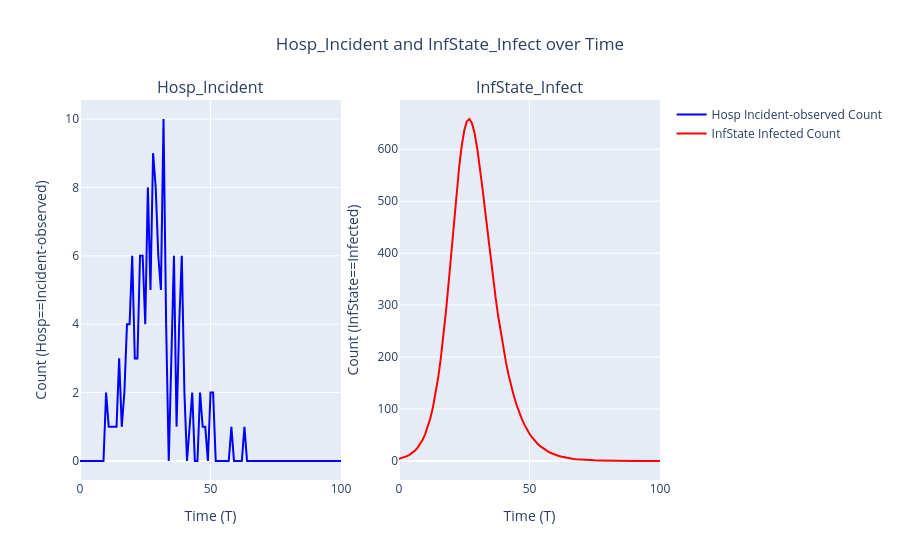

The cell this chart's notebook holds for it:
### Code cell
# Create a image with two separate plots (one for Hosp, one for I)
fig_hosp_infstate = make_subplots(
    rows=1, cols=2, 
    subplot_titles=("Hosp_Incident", "InfState_Infect"),
    shared_xaxes=True
)

# Add the trace for Hosp to the first subplot (left)
fig_hosp_infstate.add_trace(
    go.Scatter(x=hosp_inf['T'], y=hosp_inf['Hosp_Incident'], mode='lines', name='Hosp Incident-observed Count',
               line=dict(color='blue')),
    row=1, col=1
)

# Add the trace for InfState to the second subplot (right)
fig_hosp_infstate.add_trace(
    go.Scatter(x=hosp_inf['T'], y=hosp_inf['InfState_Infect'], mode='lines', name='InfState Infected Count',
               line=dict(color='red')),
    row=1, col=2
)

# Update layout for the entire figure
fig_hosp_infstate.update_layout(
    title={
        'text': "Hosp_Incident and InfState_Infect over Time",
        'x': 0.5,
        'xanchor': 'center'
    },
    xaxis_title="Time (T)",
    xaxis2_title="Time (T)",
)

# Left subplot: y-axis for Hosp
fig_hosp_infstate.update_yaxes(title_text="Count (Hosp==Incident-observed)", row=1, col=1)

# Right subplot: y-axis for I
fig_hosp_infstate.update_yaxes(title_text="Count (InfState==Infected)", row=1, col=2)

# Show the plot
fig_hosp_infstate.show()

### Figure 1 — Plotly figure (JSON) as saved in the notebook; plotly's stock layout.template omitted (floating-point values rounded to 4 significant figures)
{"data": [{"line": {"color": "blue"}, "mode": "lines", "name": "Hosp Incident-observed Count", "type": "scatter", "x": [0.0, 1.0, 2.0, 3.0, 4.0, 5.0, 6.0, 7.0, 8.0, 9.0, 10.0, 11.0, 12.0, 13.0, 14.0, 15.0, 16.0, 17.0, 18.0, 19.0, 20.0, 21.0, 22.0, 23.0, 24.0, 25.0, 26.0, 27.0, 28.0, 29.0, 30.0, 31.0, 32.0, 33.0, 34.0, 35.0, 36.0, 37.0, 38.0, 39.0, 40.0, 41.0, 42.0, 43.0, 44.0, 45.0, 46.0, 47.0, 48.0, 49.0, 50.0, 51.0, 52.0, 53.0, 54.0, 55.0, 56.0, 57.0, 58.0, 59.0, 60.0, 61.0, 62.0, 63.0, 64.0, 65.0, 66.0, 67.0, 68.0, 69.0, 70.0, 71.0, 72.0, 73.0, 74.0, 75.0, 76.0, 77.0, 78.0, 79.0, 80.0, 81.0, 82.0, 83.0, 84.0, 85.0, 86.0, 87.0, 88.0, 89.0, 90.0, 91.0, 92.0, 93.0, 94.0, 95.0, 96.0, 97.0, 98.0, 99.0, 100.0], "xaxis": "x", "y": [0.0, 0.0, 0.0, 0.0, 0.0, 0.0, 0.0, 0.0, 0.0, 0.0, 2.0, 1.0, 1.0, 1.0, 1.0, 3.0, 1.0, 2.0, 4.0, 4.0, 6.0, 3.0, 3.0, 6.0, 6.0, 4.0, 8.0, 5.0, 9.0, 8.0, 6.0, 5.0, 10.0, 4.0, 0.0, 3.0, 6.0, 1.0, 4.0, 6.0, 2.0, 0.0, 1.0, 2.0, 0.0, 0.0, 2.0, 1.0, 1.0, 0.0, 2.0, 2.0, 0.0, 0.0, 0.0, 0.0, 0.0, 0.0, 1.0, 0.0, 0.0, 0.0, 0.0, 1.0, 0.0, 0.0, 0.0, 0.0, 0.0, 0.0, 0.0, 0.0, 0.0, 0.0, 0.0, 0.0, 0.0, 0.0, 0.0, 0.0, 0.0, 0.0, 0.0, 0.0, 0.0, 0.0, 0.0, 0.0, 0.0, 0.0, 0.0, 0.0, 0.0, 0.0, 0.0, 0.0, 0.0, 0.0, 0.0, 0.0, 0.0], "yaxis": "y"}, {"line": {"color": "red"}, "mode": "lines", "name": "InfState Infected Count", "type": "scatter", "x": [0.0, 1.0, 2.0, 3.0, 4.0, 5.0, 6.0, 7.0, 8.0, 9.0, 10.0, 11.0, 12.0, 13.0, 14.0, 15.0, 16.0, 17.0, 18.0, 19.0, 20.0, 21.0, 22.0, 23.0, 24.0, 25.0, 26.0, 27.0, 28.0, 29.0, 30.0, 31.0, 32.0, 33.0, 34.0, 35.0, 36.0, 37.0, 38.0, 39.0, 40.0, 41.0, 42.0, 43.0, 44.0, 45.0, 46.0, 47.0, 48.0, 49.0, 50.0, 51.0, 52.0, 53.0, 54.0, 55.0, 56.0, 57.0, 58.0, 59.0, 60.0, 61.0, 62.0, 63.0, 64.0, 65.0, 66.0, 67.0, 68.0, 69.0, 70.0, 71.0, 72.0, 73.0, 74.0, 75.0, 76.0, 77.0, 78.0, 79.0, 80.0, 81.0, 82.0, 83.0, 84.0, 85.0, 86.0, 87.0, 88.0, 89.0, 90.0, 91.0, 92.0, 93.0, 94.0, 95.0, 96.0, 97.0, 98.0, 99.0, 100.0], "xaxis": "x2", "y": [4.402, 5.647, 7.241, 9.282, 11.89, 15.22, 19.47, 24.88, 31.74, 40.43, 51.37, 65.09, 82.17, 103.3, 129.0, 160.1, 197.0, 239.9, 288.5, 342.1, 399.1, 457.0, 512.9, 563.5, 605.5, 636.2, 654.0, 658.3, 649.8, 629.9, 600.8, 564.9, 524.5, 481.6, 438.0, 395.1, 353.9, 315.0, 279.0, 246.0, 216.1, 189.3, 165.3, 144.0, 125.2, 108.7, 94.17, 81.51, 70.48, 60.88, 52.55, 45.33, 39.07, 33.67, 29.0, 24.96, 21.49, 18.49, 15.9, 13.68, 11.76, 10.11, 8.694, 7.473, 6.423, 5.521, 4.744, 4.077, 3.503, 3.01, 2.586, 2.222, 1.909, 1.64, 1.409, 1.211, 1.04, 0.8936, 0.7677, 0.6595, 0.5666, 0.4867, 0.4181, 0.3592, 0.3086, 0.2651, 0.2277, 0.1956, 0.168, 0.1443, 0.124, 0.1065, 0.0915, 0.0786, 0.06752, 0.058, 0.04983, 0.0428, 0.03677, 0.03159, 0.007175], "yaxis": "y2"}], "layout": {"annotations": [{"font": {"size": 16}, "showarrow": false, "text": "Hosp_Incident", "x": 0.225, "xanchor": "center", "xref": "paper", "y": 1, "yanchor": "bottom", "yref": "paper"}, {"font": {"size": 16}, "showarrow": false, "text": "InfState_Infect", "x": 0.775, "xanchor": "center", "xref": "paper", "y": 1, "yanchor": "bottom", "yref": "paper"}], "title": {"text": "Hosp_Incident and InfState_Infect over Time", "x": 0.5, "xanchor": "center"}, "xaxis": {"anchor": "y", "domain": [0, 0.45], "title": {"text": "Time (T)"}}, "xaxis2": {"anchor": "y2", "domain": [0.55, 1], "title": {"text": "Time (T)"}}, "yaxis": {"anchor": "x", "domain": [0, 1], "title": {"text": "Count (Hosp==Incident-observed)"}}, "yaxis2": {"anchor": "x2", "domain": [0, 1], "title": {"text": "Count (InfState==Infected)"}}}}
